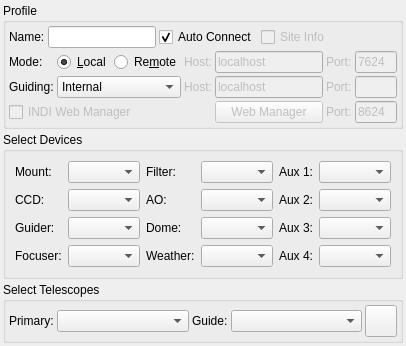
<?xml version="1.0" encoding="UTF-8"?>
<ui version="4.0">
 <class>ProfileEditorUI</class>
 <widget class="QWidget" name="ProfileEditorUI">
  <property name="geometry">
   <rect>
    <x>0</x>
    <y>0</y>
    <width>380</width>
    <height>334</height>
   </rect>
  </property>
  <layout class="QVBoxLayout" name="verticalLayout">
   <property name="spacing">
    <number>3</number>
   </property>
   <property name="leftMargin">
    <number>3</number>
   </property>
   <property name="topMargin">
    <number>3</number>
   </property>
   <property name="rightMargin">
    <number>3</number>
   </property>
   <property name="bottomMargin">
    <number>3</number>
   </property>
   <item>
    <widget class="QGroupBox" name="profileGroup">
     <property name="title">
      <string>Profile</string>
     </property>
     <layout class="QVBoxLayout" name="verticalLayout_2">
      <property name="spacing">
       <number>3</number>
      </property>
      <property name="leftMargin">
       <number>3</number>
      </property>
      <property name="topMargin">
       <number>3</number>
      </property>
      <property name="rightMargin">
       <number>3</number>
      </property>
      <property name="bottomMargin">
       <number>3</number>
      </property>
      <item>
       <layout class="QHBoxLayout" name="horizontalLayout">
        <item>
         <widget class="QLabel" name="profileNameLabel">
          <property name="text">
           <string>Name:</string>
          </property>
         </widget>
        </item>
        <item>
         <widget class="QLineEdit" name="profileIN"/>
        </item>
        <item>
         <widget class="QCheckBox" name="autoConnectCheck">
          <property name="toolTip">
           <string>&lt;html&gt;&lt;head/&gt;&lt;body&gt;&lt;p&gt;After establishing connection with INDI server, automatically connect all devices.&lt;/p&gt;&lt;/body&gt;&lt;/html&gt;</string>
          </property>
          <property name="text">
           <string>Auto Connect</string>
          </property>
          <property name="checked">
           <bool>true</bool>
          </property>
         </widget>
        </item>
        <item>
         <widget class="QCheckBox" name="loadSiteCheck">
          <property name="enabled">
           <bool>false</bool>
          </property>
          <property name="toolTip">
           <string>Load current site settings when Ekos is online. This option should only be used when connecting to a remote geographic site.</string>
          </property>
          <property name="text">
           <string>Site Info</string>
          </property>
         </widget>
        </item>
        <item>
         <spacer name="horizontalSpacer">
          <property name="orientation">
           <enum>Qt::Horizontal</enum>
          </property>
          <property name="sizeHint" stdset="0">
           <size>
            <width>40</width>
            <height>20</height>
           </size>
          </property>
         </spacer>
        </item>
       </layout>
      </item>
      <item>
       <layout class="QGridLayout" name="gridLayout_2">
        <item row="2" column="8">
         <widget class="QLineEdit" name="INDIWebManagerPort">
          <property name="enabled">
           <bool>false</bool>
          </property>
          <property name="sizePolicy">
           <sizepolicy hsizetype="Preferred" vsizetype="Fixed">
            <horstretch>0</horstretch>
            <verstretch>0</verstretch>
           </sizepolicy>
          </property>
          <property name="toolTip">
           <string>INDI Web Manager port</string>
          </property>
          <property name="text">
           <string>8624</string>
          </property>
         </widget>
        </item>
        <item row="0" column="7">
         <widget class="QLabel" name="remotePortLabel">
          <property name="enabled">
           <bool>false</bool>
          </property>
          <property name="text">
           <string>Port:</string>
          </property>
         </widget>
        </item>
        <item row="2" column="6">
         <widget class="QPushButton" name="openWebManagerB">
          <property name="enabled">
           <bool>false</bool>
          </property>
          <property name="toolTip">
           <string>Open Web Manager in browser</string>
          </property>
          <property name="text">
           <string>Web Manager</string>
          </property>
          <property name="icon">
           <iconset resource="../data/kstars.qrc">
            <normaloff>:/icons/breeze/default/kstars_xplanet.svg</normaloff>:/icons/breeze/default/kstars_xplanet.svg</iconset>
          </property>
          <property name="iconSize">
           <size>
            <width>20</width>
            <height>20</height>
           </size>
          </property>
         </widget>
        </item>
        <item row="1" column="0">
         <widget class="QLabel" name="guidingTypeLabel">
          <property name="text">
           <string>Guiding:</string>
          </property>
         </widget>
        </item>
        <item row="2" column="7">
         <widget class="QLabel" name="INDIWebManagerPortLabel">
          <property name="enabled">
           <bool>false</bool>
          </property>
          <property name="text">
           <string>Port:</string>
          </property>
         </widget>
        </item>
        <item row="0" column="0">
         <widget class="QLabel" name="modeLabel">
          <property name="text">
           <string>Mode:</string>
          </property>
         </widget>
        </item>
        <item row="0" column="5">
         <widget class="QLabel" name="remoteHostLabel">
          <property name="enabled">
           <bool>false</bool>
          </property>
          <property name="text">
           <string>Host:</string>
          </property>
         </widget>
        </item>
        <item row="1" column="8">
         <widget class="QLineEdit" name="externalGuidePort">
          <property name="enabled">
           <bool>false</bool>
          </property>
          <property name="sizePolicy">
           <sizepolicy hsizetype="Preferred" vsizetype="Fixed">
            <horstretch>0</horstretch>
            <verstretch>0</verstretch>
           </sizepolicy>
          </property>
         </widget>
        </item>
        <item row="2" column="0" colspan="5">
         <widget class="QCheckBox" name="INDIWebManagerCheck">
          <property name="enabled">
           <bool>false</bool>
          </property>
          <property name="toolTip">
           <string>Store profile on remote INDI Web Manager. Use INDI Web Manager on the remote device to start/stop INDI server.</string>
          </property>
          <property name="text">
           <string>INDI Web Manager</string>
          </property>
         </widget>
        </item>
        <item row="0" column="8">
         <widget class="QLineEdit" name="remotePort">
          <property name="enabled">
           <bool>false</bool>
          </property>
          <property name="sizePolicy">
           <sizepolicy hsizetype="Preferred" vsizetype="Fixed">
            <horstretch>0</horstretch>
            <verstretch>0</verstretch>
           </sizepolicy>
          </property>
          <property name="toolTip">
           <string>Remote INDI Server Port</string>
          </property>
          <property name="text">
           <string>7624</string>
          </property>
         </widget>
        </item>
        <item row="1" column="6">
         <widget class="QLineEdit" name="externalGuideHost">
          <property name="enabled">
           <bool>false</bool>
          </property>
          <property name="sizePolicy">
           <sizepolicy hsizetype="MinimumExpanding" vsizetype="Fixed">
            <horstretch>0</horstretch>
            <verstretch>0</verstretch>
           </sizepolicy>
          </property>
          <property name="text">
           <string>localhost</string>
          </property>
         </widget>
        </item>
        <item row="0" column="3" colspan="2">
         <widget class="QRadioButton" name="remoteMode">
          <property name="text">
           <string>Re&amp;mote</string>
          </property>
         </widget>
        </item>
        <item row="0" column="6">
         <widget class="QLineEdit" name="remoteHost">
          <property name="enabled">
           <bool>false</bool>
          </property>
          <property name="sizePolicy">
           <sizepolicy hsizetype="MinimumExpanding" vsizetype="Fixed">
            <horstretch>0</horstretch>
            <verstretch>0</verstretch>
           </sizepolicy>
          </property>
          <property name="text">
           <string notr="true">localhost</string>
          </property>
         </widget>
        </item>
        <item row="1" column="5">
         <widget class="QLabel" name="externalGuideHostLabel">
          <property name="enabled">
           <bool>false</bool>
          </property>
          <property name="text">
           <string>Host:</string>
          </property>
         </widget>
        </item>
        <item row="1" column="7">
         <widget class="QLabel" name="externalGuidePortLabel">
          <property name="enabled">
           <bool>false</bool>
          </property>
          <property name="text">
           <string>Port:</string>
          </property>
         </widget>
        </item>
        <item row="0" column="1" colspan="2">
         <widget class="QRadioButton" name="localMode">
          <property name="text">
           <string>&amp;Local</string>
          </property>
          <property name="checked">
           <bool>true</bool>
          </property>
         </widget>
        </item>
        <item row="1" column="1" colspan="4">
         <widget class="QComboBox" name="guideTypeCombo">
          <item>
           <property name="text">
            <string>Internal</string>
           </property>
          </item>
          <item>
           <property name="text">
            <string>PHD2</string>
           </property>
          </item>
          <item>
           <property name="text">
            <string>LinGuider</string>
           </property>
          </item>
         </widget>
        </item>
       </layout>
      </item>
     </layout>
    </widget>
   </item>
   <item>
    <widget class="QGroupBox" name="groupBox">
     <property name="title">
      <string>Select Devices</string>
     </property>
     <layout class="QGridLayout" name="gridLayout">
      <item row="2" column="4">
       <widget class="QLabel" name="label_15">
        <property name="toolTip">
         <string>Auxliary #3</string>
        </property>
        <property name="text">
         <string>Aux 3:</string>
        </property>
       </widget>
      </item>
      <item row="1" column="3">
       <widget class="QComboBox" name="AOCombo">
        <property name="sizePolicy">
         <sizepolicy hsizetype="Expanding" vsizetype="Fixed">
          <horstretch>0</horstretch>
          <verstretch>0</verstretch>
         </sizepolicy>
        </property>
        <property name="editable">
         <bool>false</bool>
        </property>
       </widget>
      </item>
      <item row="3" column="5">
       <widget class="QComboBox" name="aux4Combo">
        <property name="sizePolicy">
         <sizepolicy hsizetype="Expanding" vsizetype="Fixed">
          <horstretch>0</horstretch>
          <verstretch>0</verstretch>
         </sizepolicy>
        </property>
        <property name="editable">
         <bool>false</bool>
        </property>
       </widget>
      </item>
      <item row="3" column="4">
       <widget class="QLabel" name="label_17">
        <property name="toolTip">
         <string>Auxliary #4</string>
        </property>
        <property name="text">
         <string>Aux 4:</string>
        </property>
       </widget>
      </item>
      <item row="1" column="2">
       <widget class="QLabel" name="label_12">
        <property name="toolTip">
         <string>Adaptive Optics</string>
        </property>
        <property name="text">
         <string>AO:</string>
        </property>
       </widget>
      </item>
      <item row="1" column="4">
       <widget class="QLabel" name="label_14">
        <property name="toolTip">
         <string>Auxliary #2</string>
        </property>
        <property name="text">
         <string>Aux 2:</string>
        </property>
       </widget>
      </item>
      <item row="1" column="0">
       <widget class="QLabel" name="label_7">
        <property name="text">
         <string>CCD:</string>
        </property>
       </widget>
      </item>
      <item row="0" column="1">
       <widget class="QComboBox" name="mountCombo">
        <property name="sizePolicy">
         <sizepolicy hsizetype="Expanding" vsizetype="Fixed">
          <horstretch>0</horstretch>
          <verstretch>0</verstretch>
         </sizepolicy>
        </property>
        <property name="editable">
         <bool>false</bool>
        </property>
       </widget>
      </item>
      <item row="3" column="0">
       <widget class="QLabel" name="label_10">
        <property name="text">
         <string>Focuser:</string>
        </property>
       </widget>
      </item>
      <item row="3" column="1">
       <widget class="QComboBox" name="focuserCombo">
        <property name="sizePolicy">
         <sizepolicy hsizetype="Expanding" vsizetype="Fixed">
          <horstretch>0</horstretch>
          <verstretch>0</verstretch>
         </sizepolicy>
        </property>
        <property name="editable">
         <bool>false</bool>
        </property>
       </widget>
      </item>
      <item row="3" column="2">
       <widget class="QLabel" name="label_11">
        <property name="toolTip">
         <string>Weather Station</string>
        </property>
        <property name="text">
         <string>Weather:</string>
        </property>
       </widget>
      </item>
      <item row="0" column="0">
       <widget class="QLabel" name="label_6">
        <property name="text">
         <string>Mount:</string>
        </property>
       </widget>
      </item>
      <item row="2" column="0">
       <widget class="QLabel" name="label_8">
        <property name="text">
         <string>Guider:</string>
        </property>
       </widget>
      </item>
      <item row="2" column="1">
       <widget class="QComboBox" name="guiderCombo">
        <property name="sizePolicy">
         <sizepolicy hsizetype="Expanding" vsizetype="Fixed">
          <horstretch>0</horstretch>
          <verstretch>0</verstretch>
         </sizepolicy>
        </property>
        <property name="editable">
         <bool>false</bool>
        </property>
       </widget>
      </item>
      <item row="2" column="2">
       <widget class="QLabel" name="label_13">
        <property name="text">
         <string>Dome:</string>
        </property>
       </widget>
      </item>
      <item row="0" column="4">
       <widget class="QLabel" name="label_16">
        <property name="toolTip">
         <string>Auxliary #1</string>
        </property>
        <property name="text">
         <string>Aux 1:</string>
        </property>
       </widget>
      </item>
      <item row="2" column="3">
       <widget class="QComboBox" name="domeCombo">
        <property name="sizePolicy">
         <sizepolicy hsizetype="Expanding" vsizetype="Fixed">
          <horstretch>0</horstretch>
          <verstretch>0</verstretch>
         </sizepolicy>
        </property>
        <property name="editable">
         <bool>false</bool>
        </property>
       </widget>
      </item>
      <item row="0" column="5">
       <widget class="QComboBox" name="aux1Combo">
        <property name="sizePolicy">
         <sizepolicy hsizetype="Expanding" vsizetype="Fixed">
          <horstretch>0</horstretch>
          <verstretch>0</verstretch>
         </sizepolicy>
        </property>
        <property name="editable">
         <bool>false</bool>
        </property>
       </widget>
      </item>
      <item row="0" column="2">
       <widget class="QLabel" name="label_9">
        <property name="toolTip">
         <string>Filter Wheel</string>
        </property>
        <property name="text">
         <string>Filter:</string>
        </property>
       </widget>
      </item>
      <item row="2" column="5">
       <widget class="QComboBox" name="aux3Combo">
        <property name="sizePolicy">
         <sizepolicy hsizetype="Expanding" vsizetype="Fixed">
          <horstretch>0</horstretch>
          <verstretch>0</verstretch>
         </sizepolicy>
        </property>
        <property name="editable">
         <bool>false</bool>
        </property>
       </widget>
      </item>
      <item row="1" column="5">
       <widget class="QComboBox" name="aux2Combo">
        <property name="sizePolicy">
         <sizepolicy hsizetype="Expanding" vsizetype="Fixed">
          <horstretch>0</horstretch>
          <verstretch>0</verstretch>
         </sizepolicy>
        </property>
        <property name="editable">
         <bool>false</bool>
        </property>
       </widget>
      </item>
      <item row="1" column="1">
       <widget class="QComboBox" name="ccdCombo">
        <property name="sizePolicy">
         <sizepolicy hsizetype="Expanding" vsizetype="Fixed">
          <horstretch>0</horstretch>
          <verstretch>0</verstretch>
         </sizepolicy>
        </property>
        <property name="editable">
         <bool>false</bool>
        </property>
       </widget>
      </item>
      <item row="3" column="3">
       <widget class="QComboBox" name="weatherCombo">
        <property name="sizePolicy">
         <sizepolicy hsizetype="Expanding" vsizetype="Fixed">
          <horstretch>0</horstretch>
          <verstretch>0</verstretch>
         </sizepolicy>
        </property>
        <property name="editable">
         <bool>false</bool>
        </property>
       </widget>
      </item>
      <item row="0" column="3">
       <widget class="QComboBox" name="filterCombo">
        <property name="sizePolicy">
         <sizepolicy hsizetype="Expanding" vsizetype="Fixed">
          <horstretch>0</horstretch>
          <verstretch>0</verstretch>
         </sizepolicy>
        </property>
        <property name="editable">
         <bool>false</bool>
        </property>
       </widget>
      </item>
     </layout>
    </widget>
   </item>
   <item>
    <widget class="QGroupBox" name="groupBox_2">
     <property name="title">
      <string>Select Telescopes</string>
     </property>
     <layout class="QHBoxLayout" name="horizontalLayout_2">
      <property name="spacing">
       <number>3</number>
      </property>
      <property name="leftMargin">
       <number>3</number>
      </property>
      <property name="topMargin">
       <number>3</number>
      </property>
      <property name="rightMargin">
       <number>3</number>
      </property>
      <property name="bottomMargin">
       <number>3</number>
      </property>
      <item>
       <widget class="QLabel" name="label">
        <property name="text">
         <string>Primary:</string>
        </property>
       </widget>
      </item>
      <item>
       <widget class="QComboBox" name="primaryScopeCombo">
        <property name="sizePolicy">
         <sizepolicy hsizetype="MinimumExpanding" vsizetype="Fixed">
          <horstretch>0</horstretch>
          <verstretch>0</verstretch>
         </sizepolicy>
        </property>
       </widget>
      </item>
      <item>
       <widget class="QLabel" name="label_2">
        <property name="text">
         <string>Guide:</string>
        </property>
       </widget>
      </item>
      <item>
       <widget class="QComboBox" name="guideScopeCombo">
        <property name="sizePolicy">
         <sizepolicy hsizetype="MinimumExpanding" vsizetype="Fixed">
          <horstretch>0</horstretch>
          <verstretch>0</verstretch>
         </sizepolicy>
        </property>
       </widget>
      </item>
      <item>
       <widget class="QPushButton" name="addScopeB">
        <property name="minimumSize">
         <size>
          <width>32</width>
          <height>32</height>
         </size>
        </property>
        <property name="maximumSize">
         <size>
          <width>32</width>
          <height>32</height>
         </size>
        </property>
       </widget>
      </item>
     </layout>
    </widget>
   </item>
   <item>
    <spacer name="verticalSpacer">
     <property name="orientation">
      <enum>Qt::Vertical</enum>
     </property>
     <property name="sizeHint" stdset="0">
      <size>
       <width>20</width>
       <height>0</height>
      </size>
     </property>
    </spacer>
   </item>
  </layout>
 </widget>
 <tabstops>
  <tabstop>profileIN</tabstop>
  <tabstop>localMode</tabstop>
  <tabstop>remoteMode</tabstop>
  <tabstop>remoteHost</tabstop>
  <tabstop>remotePort</tabstop>
  <tabstop>INDIWebManagerCheck</tabstop>
  <tabstop>INDIWebManagerPort</tabstop>
  <tabstop>mountCombo</tabstop>
  <tabstop>ccdCombo</tabstop>
  <tabstop>guiderCombo</tabstop>
  <tabstop>focuserCombo</tabstop>
  <tabstop>filterCombo</tabstop>
  <tabstop>AOCombo</tabstop>
  <tabstop>domeCombo</tabstop>
  <tabstop>weatherCombo</tabstop>
  <tabstop>aux1Combo</tabstop>
  <tabstop>aux2Combo</tabstop>
  <tabstop>aux3Combo</tabstop>
  <tabstop>aux4Combo</tabstop>
  <tabstop>loadSiteCheck</tabstop>
 </tabstops>
 <resources>
  <include location="../data/kstars.qrc"/>
 </resources>
 <connections/>
</ui>
